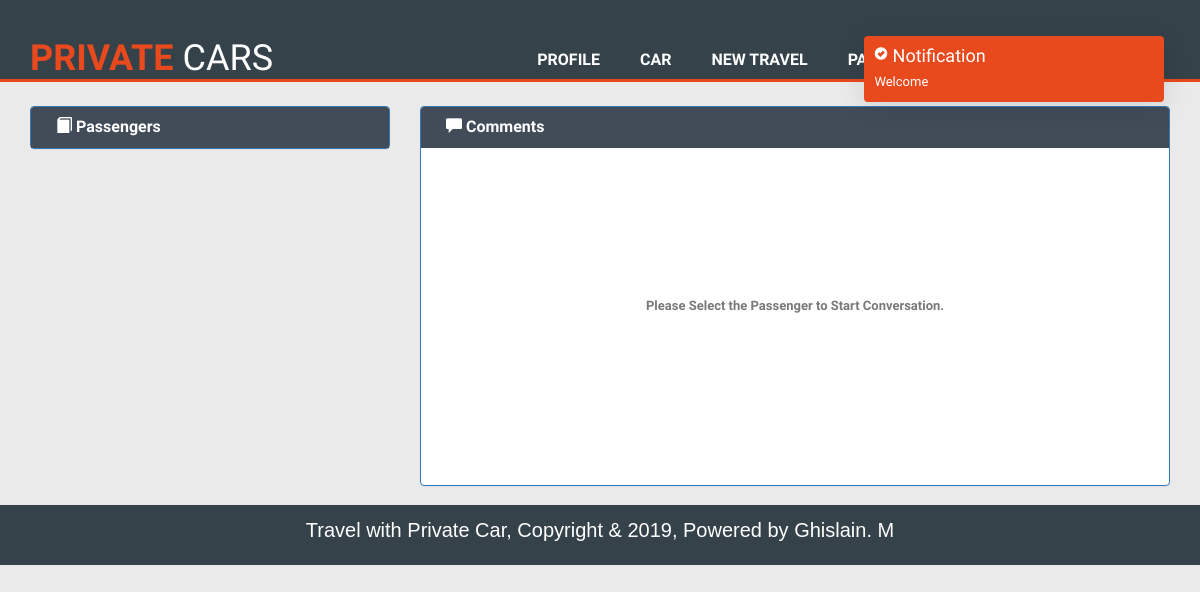
Before: /views/follow_up.php?request=6 (signed in) with the older database file.
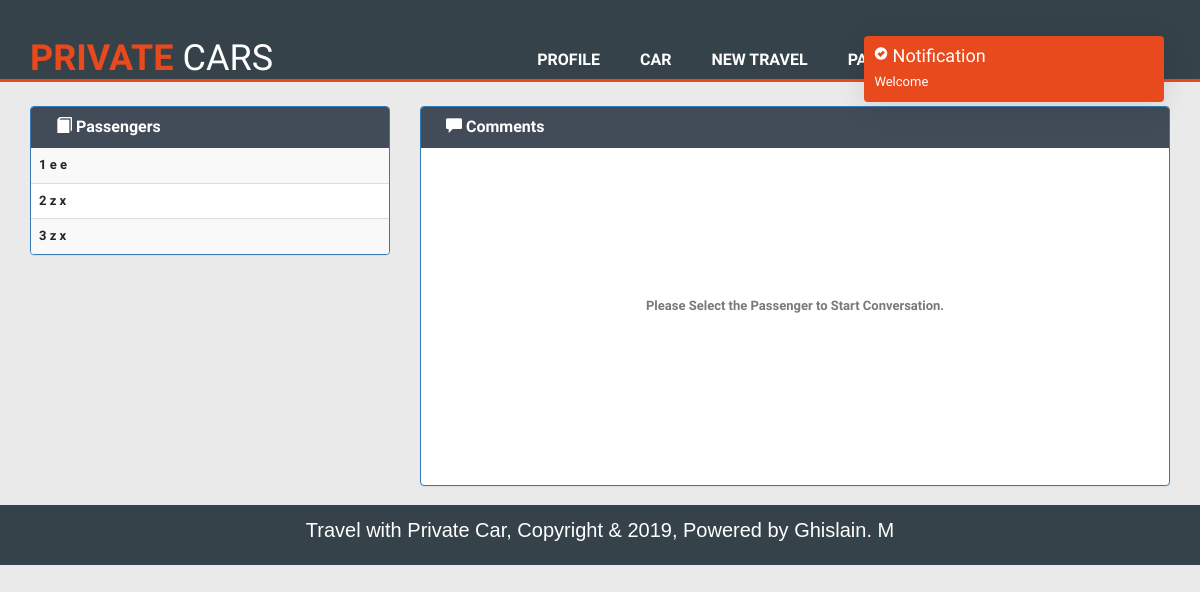
After: the same page with the newer database file.
### tables this page shows
CREATE TABLE `travel` (
  `travel_id` int(11) NOT NULL,
  `trip_id` int(11) NOT NULL,
  `passenger_id` int(11) NOT NULL,
  `payment_id` int(11) NOT NULL,
  `c_date` datetime NOT NULL
);

CREATE TABLE `passenger` (
  `passenger_id` int(11) NOT NULL,
  `passenger_fname` varchar(200) DEFAULT NULL,
  `passenger_lname` varchar(200) DEFAULT NULL,
  `passenger_surname` varchar(200) DEFAULT NULL,
  `passenger_email` varchar(200) DEFAULT NULL,
  `passenger_phone` varchar(110) DEFAULT NULL,
  `passenger_address` varchar(200) DEFAULT NULL,
  `passenger_gender` varchar(200) DEFAULT NULL,
  `passenger_age` int(11) DEFAULT NULL,
  `passenger_password` varchar(200) DEFAULT NULL,
  `passenger_c_date` datetime NOT NULL
);

### core/db.php (called while the page is built, shortened)
<?php
class DB{
    private $dbHost     = "localhost";
    private $dbUsername = "root";
    private $dbPassword = "";
    private $dbName     = "private_car";
    public function __construct(){
        if(!isset($this->db)){
            $conn = new mysqli($this->dbHost, $this->dbUsername, $this->dbPassword, $this->dbName);
            if($conn->connect_error){
                die("Failed to connect with MySQL: " . $conn->connect_error);
            }else{
                $this->db = $conn;
            }
        }
    }
    public function getRows($table,$conditions = array()){
        $sql = 'SELECT ';
        $sql .= array_key_exists("select",$conditions)?$conditions['select']:'*';
        $sql .= ' FROM '.$table;
        if(array_key_exists("where",$conditions)){
            $sql .= ' WHERE ';
            $i = 0;
            foreach($conditions['where'] as $key => $value){
                $pre = ($i > 0)?' AND ':'';
                $sql .= $pre.$key." = '".$value."'";
                $i++;
            }
        }
        $result = $this->db->query($sql);
        if(array_key_exists("return_type",$conditions) && $conditions['return_type'] != 'all'){
            switch($conditions['return_type']){
                case 'count':
                    $data = $result->num_rows;
                    break;
                case 'single':
                    $data = $result->fetch_assoc();
                    break;
                default:
                    $data = '';
            }
        }else{
            if($result->num_rows > 0){
                while($row = $result->fetch_assoc()){
                    $data[] = $row;
                }
            }
        }
        return !empty($data)?$data:false;
    }
    public function getTravelInfo($driverID, $tripID){
        $sql ="SELECT * from  travel inner join set_travel on travel.trip_id=set_travel.trip_id inner join passenger on travel.passenger_id=passenger.passenger_id inner join payment on travel.payment_id=payment.payment_id where set_travel.driver_id='$driverID' and set_travel.trip_id='$tripID'  order by set_travel.destination_place  aSC";
        $result = $this->db->query($sql);
            if($result->num_rows > 0){
                while($row = $result->fetch_assoc()){
                    $data[] = $row;
                }
        }
        return !empty($data)?$data:false;
    }
}

### views/follow_up.php (the view, shortened to what the changed rows need)
<?php
  include("header_driver.php");
  $tripID=$_GET['request'];
  $registeredPASSENGER=$db->getTravelInfo($driverID, $tripID);
?>
  <div class="container" style="padding-top: 2%">
  <div class="row">
                 <div class="col-sm-4">
                  <div class="panel panel-primary">
        <table class="table table-striped table-hover">
            <tbody>
            <?php
              if ($registeredPASSENGER): $count=0; foreach($registeredPASSENGER as $show): $count++;
             ?>
                <tr>
                  <td>
                  <a href="follow_up.php?request=<?php echo $tripID;?>&q=<?php echo $show['passenger_id'];?>"><?php echo $count; ?>
                    <?php echo $show['passenger_fname'].' '.$show['passenger_lname']; ?>
                    </a>
                  </td>
                </tr>
                <?php
                  endforeach;
                endif;
                 ?>
            </tbody>
        </table>
    </div>
                 </div>
      </div></div>
  <?php
    include("footer.php");
  ?>

Changed rows visible on the page:
added travel: passenger.passenger_fname "e", passenger.passenger_lname "e"
added travel: passenger.passenger_fname "z", passenger.passenger_lname "x"
added travel: passenger.passenger_fname "z", passenger.passenger_lname "x"
